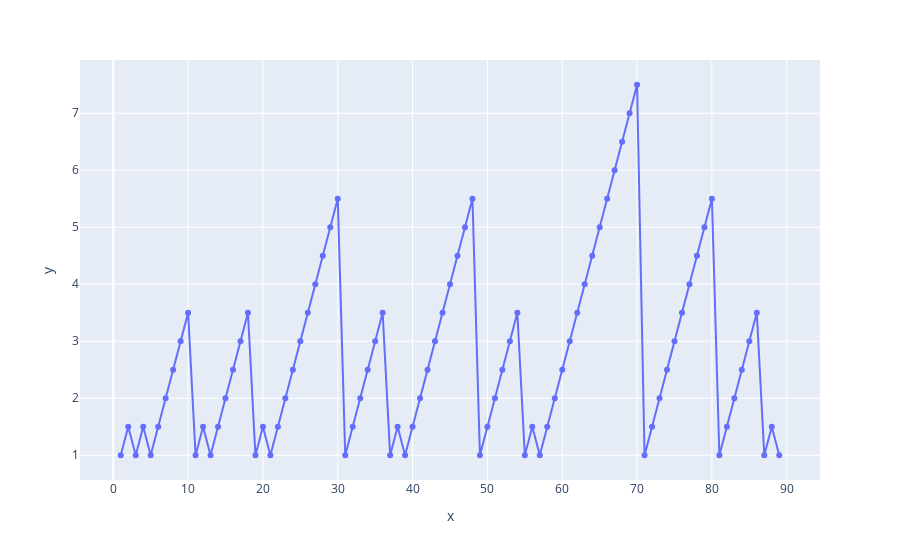

The code cell stored with this chart in its notebook:
### Code cell
px.line(x=df['Atomic Number'], y=df['Z2'], markers=True)

### Figure 1 — Plotly figure (JSON) as saved in the notebook; plotly's stock layout.template omitted (floating-point values rounded to 4 significant figures)
{"data": [{"hovertemplate": "x=%{x}<br>y=%{y}<extra></extra>", "legendgroup": "", "line": {"color": "#636efa", "dash": "solid"}, "marker": {"symbol": "circle"}, "mode": "lines+markers", "name": "", "orientation": "v", "showlegend": false, "type": "scatter", "x": [1, 2, 3, 4, 5, 6, 7, 8, 9, 10, 11, 12, 13, 14, 15, 16, 17, 18, 19, 20, 21, 22, 23, 24, 25, 26, 27, 28, 29, 30, 31, 32, 33, 34, 35, 36, 37, 38, 39, 40, 41, 42, 43, 44, 45, 46, 47, 48, 49, 50, 51, 52, 53, 54, 55, 56, 57, 58, 59, 60, 61, 62, 63, 64, 65, 66, 67, 68, 69, 70, 71, 72, 73, 74, 75, 76, 77, 78, 79, 80, 81, 82, 83, 84, 85, 86, 87, 88, 89], "xaxis": "x", "y": [1, 1.5, 1, 1.5, 1, 1.5, 2, 2.5, 3, 3.5, 1, 1.5, 1, 1.5, 2, 2.5, 3, 3.5, 1, 1.5, 1, 1.5, 2, 2.5, 3, 3.5, 4, 4.5, 5, 5.5, 1, 1.5, 2, 2.5, 3, 3.5, 1, 1.5, 1, 1.5, 2, 2.5, 3, 3.5, 4, 4.5, 5, 5.5, 1, 1.5, 2, 2.5, 3, 3.5, 1, 1.5, 1, 1.5, 2, 2.5, 3, 3.5, 4, 4.5, 5, 5.5, 6, 6.5, 7, 7.5, 1, 1.5, 2, 2.5, 3, 3.5, 4, 4.5, 5, 5.5, 1, 1.5, 2, 2.5, 3, 3.5, 1, 1.5, 1], "yaxis": "y"}], "layout": {"legend": {"tracegroupgap": 0}, "margin": {"t": 60}, "xaxis": {"anchor": "y", "domain": [0, 1], "title": {"text": "x"}}, "yaxis": {"anchor": "x", "domain": [0, 1], "title": {"text": "y"}}}}
